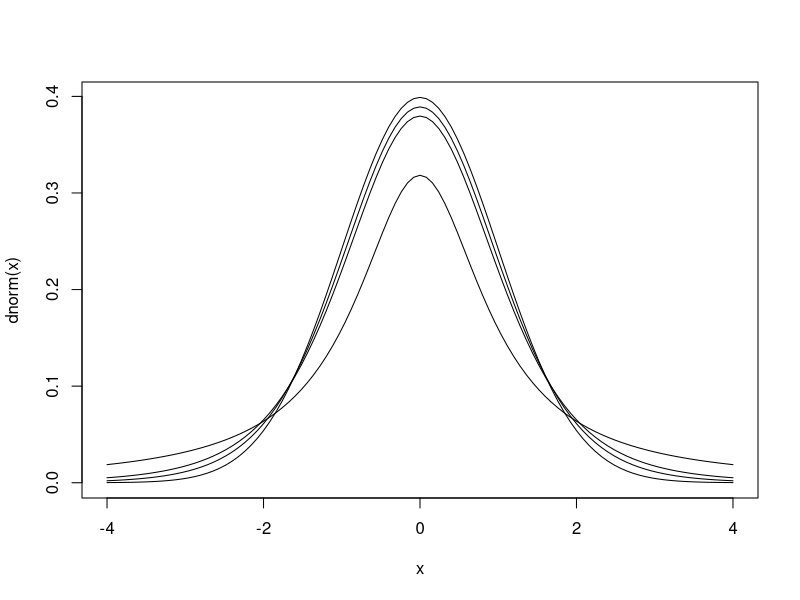
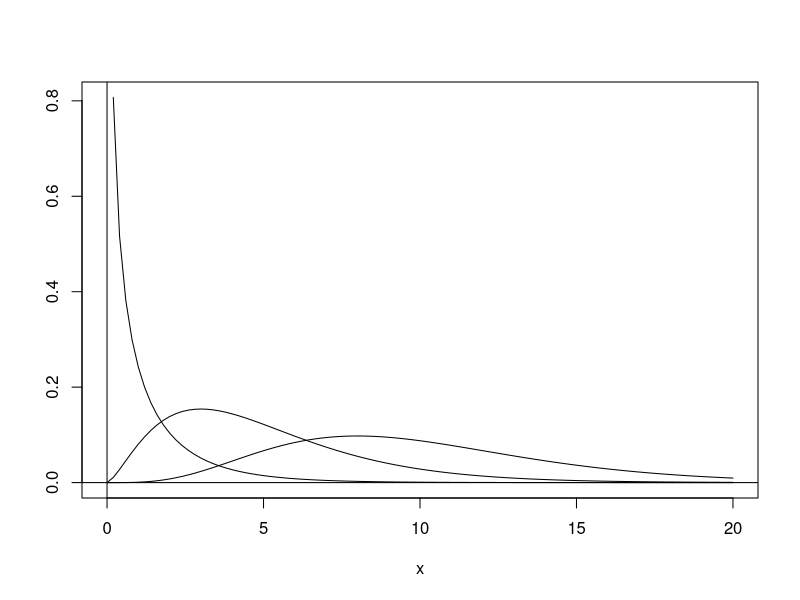

The R source for these figures, in order:
svg('tplotraw.svg')
curve(dnorm(x),xlim=c(-4,4))
curve(dcauchy(x),add=T)
curve(dt(x,df=5),add=T)
curve(dt(x,df=10),add=T)
dev.off()

svg('chiplotraw.svg')
curve(dchisq(x,df=1),xlim=c(0,20),ylab="")
curve(dchisq(x,df=5),add=T)
curve(dchisq(x,df=10),add=T)
abline(h=0,v=0)
dev.off()
